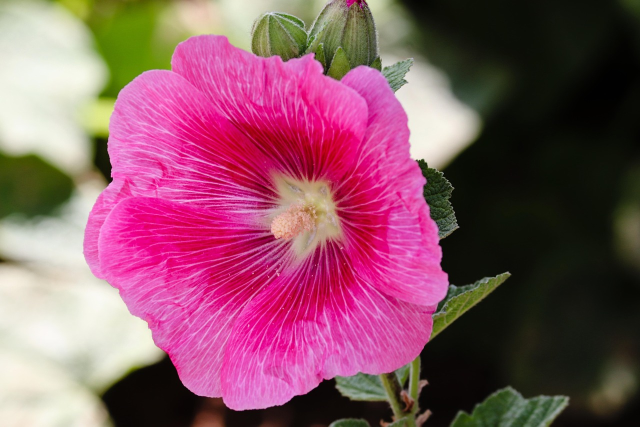
#> input picture flower.jpg, 1280 x 853 px, given in place of the camera (shown at 1/2 size)
$ python CW_lesson_6.py
#> lines starting #> are read from the running program, lines starting #| are printed output that depends on the picture
import cv2

cap = cv2.VideoCapture(0)

ret, frame1 = cap.read()
#> frame1 is the input picture: shape (853, 1280, 3); mean B, G, R 101.2, 84, 137.6
gray1 = cv2.cvtColor(frame1, cv2.COLOR_BGR2GRAY)
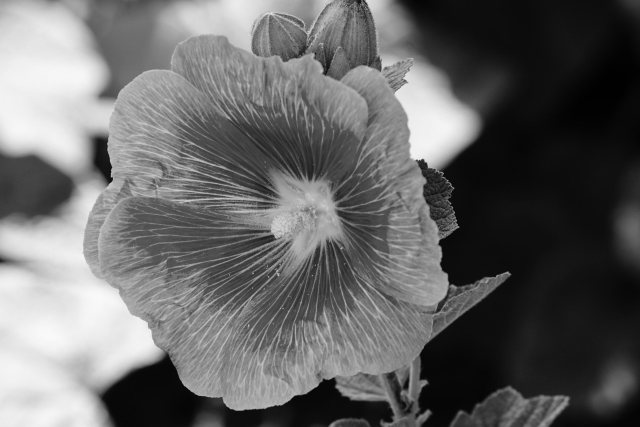
#> gray1: shape (853, 1280) (shown at 1/2 size); min 0, max 250, mean 102
gray1 = cv2.GaussianBlur(gray1, (5, 5), 5)
gray1 = cv2.convertScaleAbs(gray1, alpha = 1.2, beta = 50)
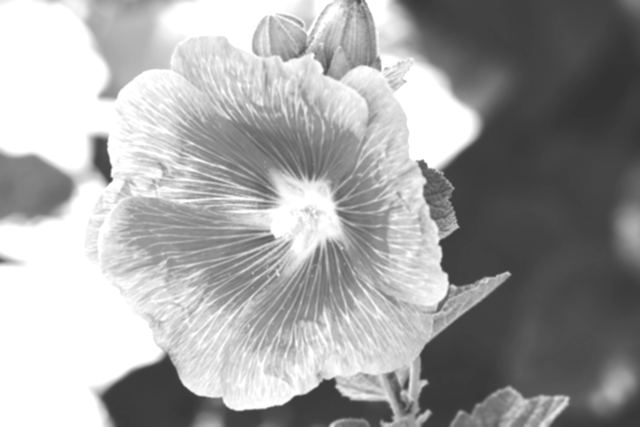
#> gray1: shape (853, 1280) (shown at 1/2 size); min 51, max 255, mean 161.7

while True:
    ret, frame2 =cap.read()
    if not ret:
        print("кадри скінчились")
        break
    gray2 = cv2.cvtColor(frame2, cv2.COLOR_BGR2GRAY)
    gray2 = cv2.GaussianBlur(gray2, (5, 5), 5)
    gray2 = cv2.convertScaleAbs(gray2, alpha = 1.2, beta = 50)

    diff = cv2.absdiff(gray1, gray2)
#> diff: shape (853, 1280); every value is 0

    _, thresh = cv2.threshold(diff, 30, 255, cv2.THRESH_BINARY)

    contours, _ = cv2.findContours(thresh, cv2.RETR_EXTERNAL, cv2.CHAIN_APPROX_SIMPLE)
#> contours = []

    for cnt in contours:
        if cv2.contourArea(cnt) > 800:
            x, y, w, h = cv2.boundingRect(cnt)
            cv2.rectangle(frame2, (x, y), (x + w, y + h), (0, 255, 0), 2)
#> this loop made 0 passes

    gray1 = gray2


    if cv2.waitKey(1) & 0xff == ord("q"):
#> (key q is pressed here)
        break


    # cv2.imshow("Video", gray2)
    cv2.imshow("Video2", frame2)


cap.release()
cv2.destroyAllWindows()
